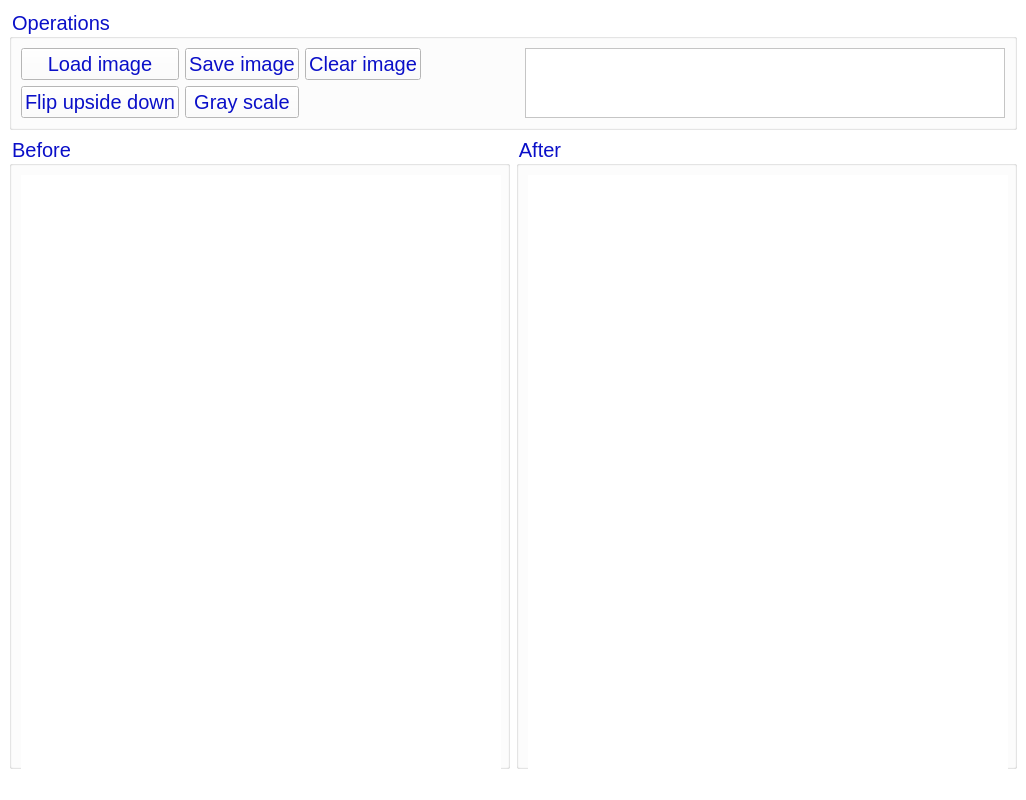
<?xml version="1.0" encoding="UTF-8"?>
<ui version="4.0">
 <class>MainWindow</class>
 <widget class="QMainWindow" name="MainWindow">
  <property name="geometry">
   <rect>
    <x>0</x>
    <y>0</y>
    <width>1026</width>
    <height>800</height>
   </rect>
  </property>
  <property name="sizePolicy">
   <sizepolicy hsizetype="Maximum" vsizetype="Preferred">
    <horstretch>0</horstretch>
    <verstretch>0</verstretch>
   </sizepolicy>
  </property>
  <property name="minimumSize">
   <size>
    <width>0</width>
    <height>0</height>
   </size>
  </property>
  <property name="maximumSize">
   <size>
    <width>16777215</width>
    <height>16777215</height>
   </size>
  </property>
  <property name="windowTitle">
   <string>Image Processing</string>
  </property>
  <property name="styleSheet">
   <string notr="true">background-color:White;</string>
  </property>
  <widget class="QWidget" name="centralwidget">
   <layout class="QGridLayout" name="gridLayout_2">
    <item row="0" column="0" colspan="2">
     <widget class="QGroupBox" name="groupBox_2">
      <property name="styleSheet">
       <string notr="true">color: rgb(10,15,200); 
font-size:20px;
text-align: center;</string>
      </property>
      <property name="title">
       <string>Operations</string>
      </property>
      <layout class="QGridLayout" name="gridLayout">
       <item row="0" column="1">
        <widget class="QPushButton" name="saveButton">
         <property name="styleSheet">
          <string notr="true">color: rgb(10,15,200); 
font-size:20px;
text-align: center;</string>
         </property>
         <property name="text">
          <string>Save image</string>
         </property>
         <property name="icon">
          <iconset theme="QIcon::ThemeIcon::DocumentSave"/>
         </property>
         <property name="iconSize">
          <size>
           <width>20</width>
           <height>20</height>
          </size>
         </property>
        </widget>
       </item>
       <item row="0" column="0">
        <widget class="QPushButton" name="loadButton">
         <property name="styleSheet">
          <string notr="true">color: rgb(10,15,200); 
font-size:20px;
text-align: center;</string>
         </property>
         <property name="text">
          <string>Load image</string>
         </property>
         <property name="icon">
          <iconset theme="QIcon::ThemeIcon::DocumentNew"/>
         </property>
         <property name="iconSize">
          <size>
           <width>20</width>
           <height>20</height>
          </size>
         </property>
        </widget>
       </item>
       <item row="0" column="4" rowspan="2">
        <widget class="QTextEdit" name="logInfo">
         <property name="minimumSize">
          <size>
           <width>480</width>
           <height>0</height>
          </size>
         </property>
        </widget>
       </item>
       <item row="1" column="1">
        <widget class="QPushButton" name="grayButton">
         <property name="styleSheet">
          <string notr="true">color: rgb(10,15,200); 
font-size:20px;
text-align: center;</string>
         </property>
         <property name="text">
          <string>Gray scale</string>
         </property>
         <property name="iconSize">
          <size>
           <width>20</width>
           <height>20</height>
          </size>
         </property>
        </widget>
       </item>
       <item row="1" column="0">
        <widget class="QPushButton" name="flipButton">
         <property name="styleSheet">
          <string notr="true">color: rgb(10,15,200); 
font-size:20px;
text-align: center;</string>
         </property>
         <property name="text">
          <string>Flip upside down</string>
         </property>
         <property name="iconSize">
          <size>
           <width>20</width>
           <height>20</height>
          </size>
         </property>
        </widget>
       </item>
       <item row="1" column="2" colspan="2">
        <spacer name="horizontalSpacer_2">
         <property name="orientation">
          <enum>Qt::Orientation::Horizontal</enum>
         </property>
         <property name="sizeHint" stdset="0">
          <size>
           <width>318</width>
           <height>20</height>
          </size>
         </property>
        </spacer>
       </item>
       <item row="0" column="3">
        <spacer name="horizontalSpacer">
         <property name="orientation">
          <enum>Qt::Orientation::Horizontal</enum>
         </property>
         <property name="sizeHint" stdset="0">
          <size>
           <width>267</width>
           <height>20</height>
          </size>
         </property>
        </spacer>
       </item>
       <item row="0" column="2">
        <widget class="QPushButton" name="clearButton">
         <property name="styleSheet">
          <string notr="true">color: rgb(10,15,200); 
font-size:20px;
text-align: center;</string>
         </property>
         <property name="text">
          <string>Clear image</string>
         </property>
         <property name="icon">
          <iconset theme="QIcon::ThemeIcon::EditClear"/>
         </property>
         <property name="iconSize">
          <size>
           <width>20</width>
           <height>20</height>
          </size>
         </property>
        </widget>
       </item>
      </layout>
     </widget>
    </item>
    <item row="1" column="0">
     <widget class="QGroupBox" name="originalGrpBox">
      <property name="minimumSize">
       <size>
        <width>500</width>
        <height>460</height>
       </size>
      </property>
      <property name="styleSheet">
       <string notr="true">color: rgb(10,15,200);
font-size:20px;
text-align: center;</string>
      </property>
      <property name="title">
       <string>Before</string>
      </property>
      <layout class="QGridLayout" name="gridLayout_4">
       <item row="0" column="0">
        <widget class="QLabel" name="originalImg">
         <property name="sizePolicy">
          <sizepolicy hsizetype="Preferred" vsizetype="Preferred">
           <horstretch>0</horstretch>
           <verstretch>0</verstretch>
          </sizepolicy>
         </property>
         <property name="minimumSize">
          <size>
           <width>480</width>
           <height>640</height>
          </size>
         </property>
         <property name="maximumSize">
          <size>
           <width>480</width>
           <height>640</height>
          </size>
         </property>
         <property name="styleSheet">
          <string notr="true">background-color:white;
   color: rgb(136, 143, 232); 
font-size:35px;
text-align: center;</string>
         </property>
         <property name="text">
          <string/>
         </property>
        </widget>
       </item>
      </layout>
     </widget>
    </item>
    <item row="1" column="1">
     <widget class="QGroupBox" name="afterGrpBox">
      <property name="minimumSize">
       <size>
        <width>500</width>
        <height>460</height>
       </size>
      </property>
      <property name="styleSheet">
       <string notr="true">color: rgb(10,15,200); 
font-size:20px;
text-align: center;</string>
      </property>
      <property name="title">
       <string>After</string>
      </property>
      <layout class="QGridLayout" name="gridLayout_3">
       <item row="0" column="0">
        <widget class="QLabel" name="editedImg">
         <property name="sizePolicy">
          <sizepolicy hsizetype="Preferred" vsizetype="Preferred">
           <horstretch>0</horstretch>
           <verstretch>0</verstretch>
          </sizepolicy>
         </property>
         <property name="minimumSize">
          <size>
           <width>480</width>
           <height>640</height>
          </size>
         </property>
         <property name="maximumSize">
          <size>
           <width>480</width>
           <height>640</height>
          </size>
         </property>
         <property name="styleSheet">
          <string notr="true">background-color:white;
   color: rgb(136, 143, 232); 
font-size:35px;
text-align: center;</string>
         </property>
         <property name="text">
          <string/>
         </property>
        </widget>
       </item>
      </layout>
     </widget>
    </item>
   </layout>
  </widget>
  <widget class="QMenuBar" name="menubar">
   <property name="geometry">
    <rect>
     <x>0</x>
     <y>0</y>
     <width>1026</width>
     <height>22</height>
    </rect>
   </property>
  </widget>
  <widget class="QStatusBar" name="statusbar"/>
 </widget>
 <resources/>
 <connections/>
</ui>
